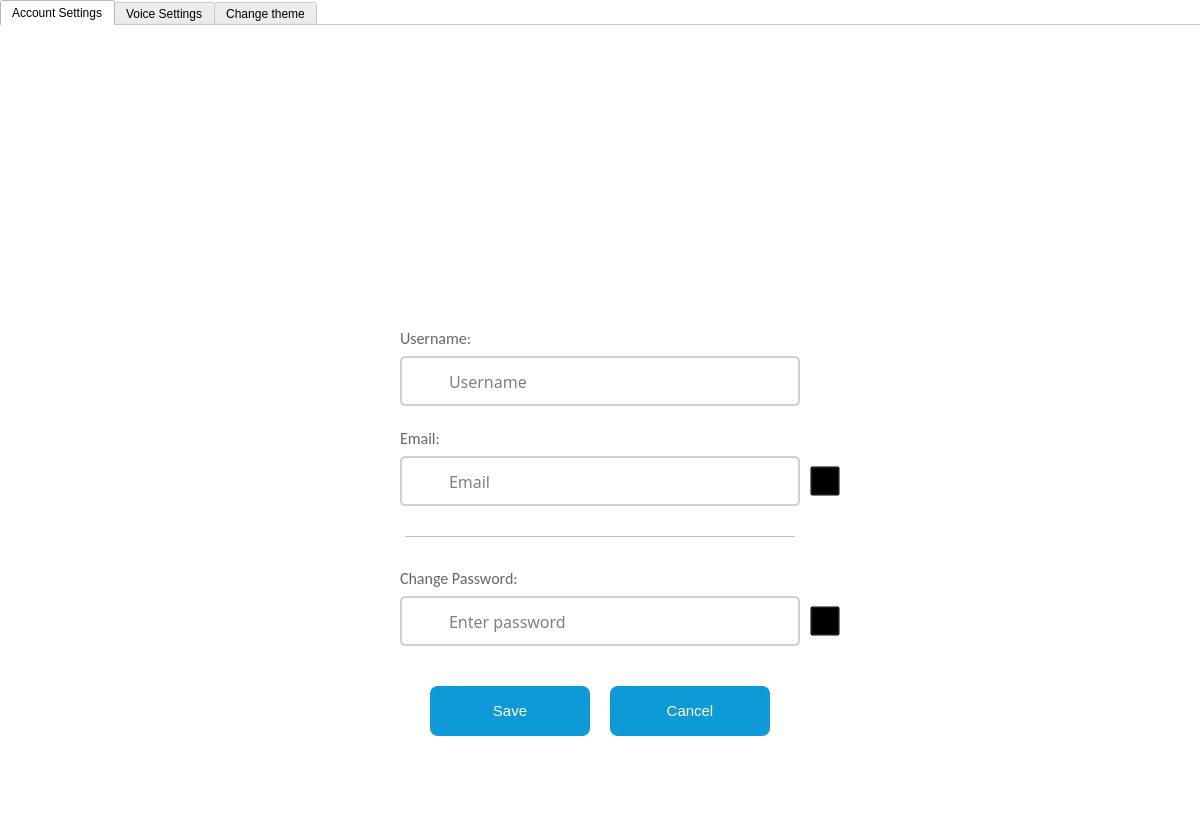
<?xml version="1.0" encoding="UTF-8"?>
<ui version="4.0">
 <class>MainWindow</class>
 <widget class="QMainWindow" name="MainWindow">
  <property name="geometry">
   <rect>
    <x>0</x>
    <y>0</y>
    <width>1200</width>
    <height>840</height>
   </rect>
  </property>
  <property name="windowTitle">
   <string>MainWindow</string>
  </property>
  <property name="styleSheet">
   <string notr="true">MainWindow {
        
	background-image: url(:/themes/1.png);
}

</string>
  </property>
  <widget class="QWidget" name="centralwidget">
   <widget class="QPushButton" name="profileButton">
    <property name="geometry">
     <rect>
      <x>1080</x>
      <y>40</y>
      <width>80</width>
      <height>80</height>
     </rect>
    </property>
    <property name="font">
     <font>
      <family>MS Sans Serif</family>
      <pointsize>11</pointsize>
      <weight>50</weight>
      <bold>false</bold>
     </font>
    </property>
    <property name="cursor">
     <cursorShape>PointingHandCursor</cursorShape>
    </property>
    <property name="styleSheet">
     <string notr="true">QPushButton{
border-radius: 40px;
border-image: url(:/images/defaultProfilePic.png) 0 0 0 0 stretch stretch; 
}

</string>
    </property>
    <property name="text">
     <string/>
    </property>
    <property name="autoDefault">
     <bool>true</bool>
    </property>
    <property name="default">
     <bool>false</bool>
    </property>
   </widget>
   <widget class="QLabel" name="label">
    <property name="geometry">
     <rect>
      <x>1077</x>
      <y>37</y>
      <width>86</width>
      <height>86</height>
     </rect>
    </property>
    <property name="styleSheet">
     <string notr="true">border: 4px solid white;
border-radius: 40px;</string>
    </property>
    <property name="text">
     <string/>
    </property>
   </widget>
   <widget class="QTabWidget" name="tabWidget">
    <property name="geometry">
     <rect>
      <x>0</x>
      <y>0</y>
      <width>1201</width>
      <height>841</height>
     </rect>
    </property>
    <property name="styleSheet">
     <string notr="true">background-color: rgb(255, 255, 255);</string>
    </property>
    <property name="tabPosition">
     <enum>QTabWidget::North</enum>
    </property>
    <property name="currentIndex">
     <number>0</number>
    </property>
    <property name="elideMode">
     <enum>Qt::ElideNone</enum>
    </property>
    <property name="documentMode">
     <bool>true</bool>
    </property>
    <property name="tabsClosable">
     <bool>false</bool>
    </property>
    <property name="movable">
     <bool>false</bool>
    </property>
    <property name="tabBarAutoHide">
     <bool>false</bool>
    </property>
    <widget class="QWidget" name="account_settings">
     <attribute name="title">
      <string>Account Settings</string>
     </attribute>
     <widget class="QPushButton" name="editProfilePhotoButton">
      <property name="geometry">
       <rect>
        <x>525</x>
        <y>80</y>
        <width>150</width>
        <height>150</height>
       </rect>
      </property>
      <property name="font">
       <font>
        <family>MS Sans Serif</family>
        <pointsize>11</pointsize>
        <weight>50</weight>
        <bold>false</bold>
       </font>
      </property>
      <property name="cursor">
       <cursorShape>PointingHandCursor</cursorShape>
      </property>
      <property name="styleSheet">
       <string notr="true">QPushButton{
border-radius: 75px;
border-image: url(:/images/defaultProfilePic.png) 0 0 0 0 stretch stretch; 
}

</string>
      </property>
      <property name="text">
       <string/>
      </property>
      <property name="autoDefault">
       <bool>true</bool>
      </property>
      <property name="default">
       <bool>false</bool>
      </property>
     </widget>
     <widget class="QLabel" name="photoBorder">
      <property name="geometry">
       <rect>
        <x>522</x>
        <y>77</y>
        <width>156</width>
        <height>156</height>
       </rect>
      </property>
      <property name="styleSheet">
       <string notr="true">border: 6px solid rgb(255, 255, 255);
border-radius: 75px;</string>
      </property>
      <property name="text">
       <string/>
      </property>
     </widget>
     <widget class="QLineEdit" name="inputUsername">
      <property name="enabled">
       <bool>false</bool>
      </property>
      <property name="geometry">
       <rect>
        <x>400</x>
        <y>330</y>
        <width>400</width>
        <height>50</height>
       </rect>
      </property>
      <property name="font">
       <font>
        <family>Calibri Light</family>
        <pointsize>12</pointsize>
       </font>
      </property>
      <property name="contextMenuPolicy">
       <enum>Qt::DefaultContextMenu</enum>
      </property>
      <property name="styleSheet">
       <string notr="true">QLineEdit{
color: black; 
background: #00000000;
border: 2px solid  rgb(208, 208, 208);
border-radius: 5;
padding-left: 45px;
}

QLineEdit:focus{
border: 2px solid #0d9ad6;
}

QLineEdit:hover{
border: 2px solid #0d9ad6;
}</string>
      </property>
      <property name="text">
       <string/>
      </property>
      <property name="echoMode">
       <enum>QLineEdit::Normal</enum>
      </property>
      <property name="placeholderText">
       <string>Username</string>
      </property>
     </widget>
     <widget class="QLabel" name="user_icon">
      <property name="geometry">
       <rect>
        <x>410</x>
        <y>340</y>
        <width>30</width>
        <height>30</height>
       </rect>
      </property>
      <property name="text">
       <string/>
      </property>
      <property name="textFormat">
       <enum>Qt::RichText</enum>
      </property>
      <property name="pixmap">
       <pixmap resource="image.qrc">:/images/user-icon.png</pixmap>
      </property>
      <property name="scaledContents">
       <bool>true</bool>
      </property>
     </widget>
     <widget class="QLineEdit" name="inputEmail">
      <property name="enabled">
       <bool>false</bool>
      </property>
      <property name="geometry">
       <rect>
        <x>400</x>
        <y>430</y>
        <width>400</width>
        <height>50</height>
       </rect>
      </property>
      <property name="font">
       <font>
        <family>Calibri Light</family>
        <pointsize>12</pointsize>
       </font>
      </property>
      <property name="contextMenuPolicy">
       <enum>Qt::DefaultContextMenu</enum>
      </property>
      <property name="styleSheet">
       <string notr="true">QLineEdit{
color: black; 
background: #00000000;
border: 2px solid  rgb(208, 208, 208);
border-radius: 5;
padding-left: 45px;
}

QLineEdit:focus{
border: 2px solid #0d9ad6;
}

QLineEdit:hover{
border: 2px solid #0d9ad6;
}</string>
      </property>
      <property name="text">
       <string/>
      </property>
      <property name="placeholderText">
       <string>Email</string>
      </property>
     </widget>
     <widget class="QLabel" name="email_icon">
      <property name="geometry">
       <rect>
        <x>410</x>
        <y>440</y>
        <width>30</width>
        <height>30</height>
       </rect>
      </property>
      <property name="text">
       <string/>
      </property>
      <property name="textFormat">
       <enum>Qt::RichText</enum>
      </property>
      <property name="pixmap">
       <pixmap resource="image.qrc">:/images/email-icon2.jpg</pixmap>
      </property>
      <property name="scaledContents">
       <bool>true</bool>
      </property>
     </widget>
     <widget class="QLineEdit" name="inputPassword">
      <property name="enabled">
       <bool>false</bool>
      </property>
      <property name="geometry">
       <rect>
        <x>400</x>
        <y>570</y>
        <width>400</width>
        <height>50</height>
       </rect>
      </property>
      <property name="font">
       <font>
        <family>Calibri Light</family>
        <pointsize>12</pointsize>
       </font>
      </property>
      <property name="contextMenuPolicy">
       <enum>Qt::DefaultContextMenu</enum>
      </property>
      <property name="styleSheet">
       <string notr="true">QLineEdit{
color: black; 
background: #00000000;
border: 2px solid  rgb(208, 208, 208);
border-radius: 5;
padding-left: 45px;
}

QLineEdit:focus{
border: 2px solid #0d9ad6;
}

QLineEdit:hover{
border: 2px solid #0d9ad6;
}</string>
      </property>
      <property name="inputMethodHints">
       <set>Qt::ImhHiddenText|Qt::ImhNoAutoUppercase|Qt::ImhNoPredictiveText|Qt::ImhSensitiveData</set>
      </property>
      <property name="text">
       <string/>
      </property>
      <property name="echoMode">
       <enum>QLineEdit::Password</enum>
      </property>
      <property name="placeholderText">
       <string>Enter password</string>
      </property>
     </widget>
     <widget class="QLabel" name="password_icon">
      <property name="geometry">
       <rect>
        <x>410</x>
        <y>580</y>
        <width>30</width>
        <height>30</height>
       </rect>
      </property>
      <property name="text">
       <string/>
      </property>
      <property name="textFormat">
       <enum>Qt::RichText</enum>
      </property>
      <property name="pixmap">
       <pixmap resource="image.qrc">:/images/password-icon2.png</pixmap>
      </property>
      <property name="scaledContents">
       <bool>true</bool>
      </property>
     </widget>
     <widget class="QPushButton" name="editPasswordButton">
      <property name="geometry">
       <rect>
        <x>810</x>
        <y>580</y>
        <width>30</width>
        <height>30</height>
       </rect>
      </property>
      <property name="font">
       <font>
        <family>MS Sans Serif</family>
        <pointsize>11</pointsize>
        <weight>50</weight>
        <bold>false</bold>
       </font>
      </property>
      <property name="cursor">
       <cursorShape>PointingHandCursor</cursorShape>
      </property>
      <property name="styleSheet">
       <string notr="true">QPushButton{
border-image: url(:/images/pencil-icon.png) 0 0 0 0 stretch stretch; 
background-color: #00000000
}

</string>
      </property>
      <property name="text">
       <string/>
      </property>
      <property name="autoDefault">
       <bool>true</bool>
      </property>
      <property name="default">
       <bool>false</bool>
      </property>
     </widget>
     <widget class="QPushButton" name="editEmailButton">
      <property name="geometry">
       <rect>
        <x>810</x>
        <y>440</y>
        <width>30</width>
        <height>30</height>
       </rect>
      </property>
      <property name="font">
       <font>
        <family>MS Sans Serif</family>
        <pointsize>11</pointsize>
        <weight>50</weight>
        <bold>false</bold>
       </font>
      </property>
      <property name="cursor">
       <cursorShape>PointingHandCursor</cursorShape>
      </property>
      <property name="styleSheet">
       <string notr="true">QPushButton{
border-image: url(:/images/pencil-icon.png) 0 0 0 0 stretch stretch; 
background-color: #00000000
}

</string>
      </property>
      <property name="text">
       <string/>
      </property>
      <property name="autoDefault">
       <bool>true</bool>
      </property>
      <property name="default">
       <bool>false</bool>
      </property>
     </widget>
     <widget class="QLabel" name="usernameLabel">
      <property name="geometry">
       <rect>
        <x>400</x>
        <y>300</y>
        <width>211</width>
        <height>25</height>
       </rect>
      </property>
      <property name="font">
       <font>
        <family>Calibri</family>
        <pointsize>12</pointsize>
        <weight>50</weight>
        <italic>false</italic>
        <bold>false</bold>
       </font>
      </property>
      <property name="styleSheet">
       <string notr="true">color: rgb(102, 102, 102); background: none;</string>
      </property>
      <property name="frameShape">
       <enum>QFrame::NoFrame</enum>
      </property>
      <property name="frameShadow">
       <enum>QFrame::Plain</enum>
      </property>
      <property name="text">
       <string>Username:</string>
      </property>
      <property name="wordWrap">
       <bool>false</bool>
      </property>
     </widget>
     <widget class="Line" name="line">
      <property name="geometry">
       <rect>
        <x>405</x>
        <y>510</y>
        <width>390</width>
        <height>1</height>
       </rect>
      </property>
      <property name="autoFillBackground">
       <bool>false</bool>
      </property>
      <property name="styleSheet">
       <string notr="true">color: rgb(191, 191, 191);</string>
      </property>
      <property name="frameShadow">
       <enum>QFrame::Plain</enum>
      </property>
      <property name="lineWidth">
       <number>1</number>
      </property>
      <property name="orientation">
       <enum>Qt::Horizontal</enum>
      </property>
     </widget>
     <widget class="QLabel" name="emailLabel">
      <property name="geometry">
       <rect>
        <x>400</x>
        <y>400</y>
        <width>211</width>
        <height>25</height>
       </rect>
      </property>
      <property name="font">
       <font>
        <family>Calibri</family>
        <pointsize>12</pointsize>
        <weight>50</weight>
        <italic>false</italic>
        <bold>false</bold>
       </font>
      </property>
      <property name="styleSheet">
       <string notr="true">color: rgb(102, 102, 102); background: none;</string>
      </property>
      <property name="frameShape">
       <enum>QFrame::NoFrame</enum>
      </property>
      <property name="frameShadow">
       <enum>QFrame::Plain</enum>
      </property>
      <property name="text">
       <string>Email:</string>
      </property>
      <property name="wordWrap">
       <bool>false</bool>
      </property>
     </widget>
     <widget class="QLabel" name="passwordLabel">
      <property name="geometry">
       <rect>
        <x>400</x>
        <y>540</y>
        <width>211</width>
        <height>25</height>
       </rect>
      </property>
      <property name="font">
       <font>
        <family>Calibri</family>
        <pointsize>12</pointsize>
        <weight>50</weight>
        <italic>false</italic>
        <bold>false</bold>
       </font>
      </property>
      <property name="styleSheet">
       <string notr="true">color: rgb(102, 102, 102); background: none;</string>
      </property>
      <property name="frameShape">
       <enum>QFrame::NoFrame</enum>
      </property>
      <property name="frameShadow">
       <enum>QFrame::Plain</enum>
      </property>
      <property name="text">
       <string>Change Password:</string>
      </property>
      <property name="wordWrap">
       <bool>false</bool>
      </property>
     </widget>
     <widget class="QPushButton" name="cancelButton">
      <property name="geometry">
       <rect>
        <x>610</x>
        <y>660</y>
        <width>160</width>
        <height>50</height>
       </rect>
      </property>
      <property name="font">
       <font>
        <family>MS Sans Serif</family>
        <pointsize>11</pointsize>
        <weight>50</weight>
        <bold>false</bold>
       </font>
      </property>
      <property name="cursor">
       <cursorShape>PointingHandCursor</cursorShape>
      </property>
      <property name="styleSheet">
       <string notr="true">background: #0d9ad6; color: white; border-radius: 8;</string>
      </property>
      <property name="text">
       <string>Cancel</string>
      </property>
     </widget>
     <widget class="QPushButton" name="saveAccountButton">
      <property name="geometry">
       <rect>
        <x>430</x>
        <y>660</y>
        <width>160</width>
        <height>50</height>
       </rect>
      </property>
      <property name="font">
       <font>
        <family>MS Sans Serif</family>
        <pointsize>11</pointsize>
        <weight>50</weight>
        <bold>false</bold>
       </font>
      </property>
      <property name="cursor">
       <cursorShape>PointingHandCursor</cursorShape>
      </property>
      <property name="styleSheet">
       <string notr="true">background: #0d9ad6; color: white; border-radius: 8;</string>
      </property>
      <property name="text">
       <string>Save</string>
      </property>
     </widget>
     <zorder>photoBorder</zorder>
     <zorder>editProfilePhotoButton</zorder>
     <zorder>inputUsername</zorder>
     <zorder>user_icon</zorder>
     <zorder>inputEmail</zorder>
     <zorder>email_icon</zorder>
     <zorder>inputPassword</zorder>
     <zorder>password_icon</zorder>
     <zorder>editPasswordButton</zorder>
     <zorder>editEmailButton</zorder>
     <zorder>usernameLabel</zorder>
     <zorder>line</zorder>
     <zorder>emailLabel</zorder>
     <zorder>passwordLabel</zorder>
     <zorder>cancelButton</zorder>
     <zorder>saveAccountButton</zorder>
    </widget>
    <widget class="QWidget" name="tab_2">
     <attribute name="title">
      <string>Voice Settings</string>
     </attribute>
     <widget class="QLabel" name="edithLabel">
      <property name="geometry">
       <rect>
        <x>400</x>
        <y>120</y>
        <width>400</width>
        <height>100</height>
       </rect>
      </property>
      <property name="font">
       <font>
        <family>Bradley Hand ITC</family>
        <pointsize>48</pointsize>
       </font>
      </property>
      <property name="styleSheet">
       <string notr="true">background: none;</string>
      </property>
      <property name="frameShape">
       <enum>QFrame::NoFrame</enum>
      </property>
      <property name="frameShadow">
       <enum>QFrame::Plain</enum>
      </property>
      <property name="text">
       <string>E.D.I.T.H.</string>
      </property>
      <property name="alignment">
       <set>Qt::AlignCenter</set>
      </property>
      <property name="wordWrap">
       <bool>false</bool>
      </property>
     </widget>
     <widget class="QLabel" name="selectLabel_2">
      <property name="geometry">
       <rect>
        <x>470</x>
        <y>260</y>
        <width>250</width>
        <height>40</height>
       </rect>
      </property>
      <property name="font">
       <font>
        <family>Calibri Light</family>
        <pointsize>14</pointsize>
       </font>
      </property>
      <property name="mouseTracking">
       <bool>true</bool>
      </property>
      <property name="focusPolicy">
       <enum>Qt::TabFocus</enum>
      </property>
      <property name="contextMenuPolicy">
       <enum>Qt::DefaultContextMenu</enum>
      </property>
      <property name="acceptDrops">
       <bool>false</bool>
      </property>
      <property name="layoutDirection">
       <enum>Qt::LeftToRight</enum>
      </property>
      <property name="autoFillBackground">
       <bool>false</bool>
      </property>
      <property name="styleSheet">
       <string notr="true">background: none;</string>
      </property>
      <property name="frameShape">
       <enum>QFrame::NoFrame</enum>
      </property>
      <property name="frameShadow">
       <enum>QFrame::Plain</enum>
      </property>
      <property name="text">
       <string>Click to play!</string>
      </property>
      <property name="textFormat">
       <enum>Qt::RichText</enum>
      </property>
      <property name="alignment">
       <set>Qt::AlignCenter</set>
      </property>
      <property name="wordWrap">
       <bool>true</bool>
      </property>
     </widget>
     <widget class="QPushButton" name="playButton">
      <property name="geometry">
       <rect>
        <x>530</x>
        <y>310</y>
        <width>125</width>
        <height>125</height>
       </rect>
      </property>
      <property name="font">
       <font>
        <family>MS Sans Serif</family>
        <pointsize>11</pointsize>
        <weight>50</weight>
        <bold>false</bold>
       </font>
      </property>
      <property name="cursor">
       <cursorShape>PointingHandCursor</cursorShape>
      </property>
      <property name="styleSheet">
       <string notr="true">border:none;
border-radius: 62px;
background-color: rgb(218, 234, 244);
border-image: url(:/images/speaker-icon.png) 0 0 0 0 stretch stretch;
padding:20px;

</string>
      </property>
      <property name="text">
       <string/>
      </property>
      <property name="autoDefault">
       <bool>true</bool>
      </property>
      <property name="default">
       <bool>false</bool>
      </property>
     </widget>
     <widget class="QRadioButton" name="radioButtonF">
      <property name="geometry">
       <rect>
        <x>630</x>
        <y>520</y>
        <width>100</width>
        <height>40</height>
       </rect>
      </property>
      <property name="font">
       <font>
        <family>Calibri Light</family>
        <pointsize>14</pointsize>
       </font>
      </property>
      <property name="cursor">
       <cursorShape>PointingHandCursor</cursorShape>
      </property>
      <property name="layoutDirection">
       <enum>Qt::LeftToRight</enum>
      </property>
      <property name="styleSheet">
       <string notr="true">background-color: none;</string>
      </property>
      <property name="text">
       <string>Female</string>
      </property>
     </widget>
     <widget class="QRadioButton" name="radioButtonM">
      <property name="geometry">
       <rect>
        <x>480</x>
        <y>520</y>
        <width>100</width>
        <height>40</height>
       </rect>
      </property>
      <property name="font">
       <font>
        <family>Calibri Light</family>
        <pointsize>14</pointsize>
       </font>
      </property>
      <property name="cursor">
       <cursorShape>PointingHandCursor</cursorShape>
      </property>
      <property name="styleSheet">
       <string notr="true">background-color: none;</string>
      </property>
      <property name="text">
       <string>Male</string>
      </property>
     </widget>
     <widget class="QLabel" name="selectLabel">
      <property name="geometry">
       <rect>
        <x>430</x>
        <y>470</y>
        <width>340</width>
        <height>40</height>
       </rect>
      </property>
      <property name="font">
       <font>
        <family>Calibri Light</family>
        <pointsize>14</pointsize>
       </font>
      </property>
      <property name="mouseTracking">
       <bool>true</bool>
      </property>
      <property name="focusPolicy">
       <enum>Qt::TabFocus</enum>
      </property>
      <property name="contextMenuPolicy">
       <enum>Qt::DefaultContextMenu</enum>
      </property>
      <property name="acceptDrops">
       <bool>false</bool>
      </property>
      <property name="layoutDirection">
       <enum>Qt::LeftToRight</enum>
      </property>
      <property name="autoFillBackground">
       <bool>false</bool>
      </property>
      <property name="styleSheet">
       <string notr="true">background: none;</string>
      </property>
      <property name="frameShape">
       <enum>QFrame::NoFrame</enum>
      </property>
      <property name="frameShadow">
       <enum>QFrame::Plain</enum>
      </property>
      <property name="text">
       <string>Select your Assistant's voice</string>
      </property>
      <property name="textFormat">
       <enum>Qt::RichText</enum>
      </property>
      <property name="alignment">
       <set>Qt::AlignCenter</set>
      </property>
      <property name="wordWrap">
       <bool>true</bool>
      </property>
     </widget>
     <widget class="QLabel" name="addressLabel">
      <property name="geometry">
       <rect>
        <x>420</x>
        <y>600</y>
        <width>400</width>
        <height>40</height>
       </rect>
      </property>
      <property name="font">
       <font>
        <family>Calibri Light</family>
        <pointsize>14</pointsize>
       </font>
      </property>
      <property name="mouseTracking">
       <bool>true</bool>
      </property>
      <property name="focusPolicy">
       <enum>Qt::TabFocus</enum>
      </property>
      <property name="contextMenuPolicy">
       <enum>Qt::DefaultContextMenu</enum>
      </property>
      <property name="acceptDrops">
       <bool>false</bool>
      </property>
      <property name="layoutDirection">
       <enum>Qt::LeftToRight</enum>
      </property>
      <property name="autoFillBackground">
       <bool>false</bool>
      </property>
      <property name="styleSheet">
       <string notr="true">background: none;</string>
      </property>
      <property name="frameShape">
       <enum>QFrame::NoFrame</enum>
      </property>
      <property name="frameShadow">
       <enum>QFrame::Plain</enum>
      </property>
      <property name="text">
       <string>How do you want to be addressed?</string>
      </property>
      <property name="textFormat">
       <enum>Qt::RichText</enum>
      </property>
      <property name="alignment">
       <set>Qt::AlignLeading|Qt::AlignLeft|Qt::AlignVCenter</set>
      </property>
      <property name="wordWrap">
       <bool>true</bool>
      </property>
     </widget>
     <widget class="QPushButton" name="savePreferenceButton">
      <property name="geometry">
       <rect>
        <x>400</x>
        <y>720</y>
        <width>400</width>
        <height>50</height>
       </rect>
      </property>
      <property name="font">
       <font>
        <family>MS Sans Serif</family>
        <pointsize>11</pointsize>
        <weight>50</weight>
        <bold>false</bold>
       </font>
      </property>
      <property name="cursor">
       <cursorShape>PointingHandCursor</cursorShape>
      </property>
      <property name="styleSheet">
       <string notr="true">background: #0d9ad6; color: white; border-radius: 8;</string>
      </property>
      <property name="text">
       <string>Save</string>
      </property>
     </widget>
     <widget class="QComboBox" name="comboBox">
      <property name="geometry">
       <rect>
        <x>400</x>
        <y>640</y>
        <width>400</width>
        <height>40</height>
       </rect>
      </property>
      <property name="font">
       <font>
        <family>Calibri Light</family>
        <pointsize>12</pointsize>
       </font>
      </property>
      <property name="cursor">
       <cursorShape>PointingHandCursor</cursorShape>
      </property>
      <property name="styleSheet">
       <string notr="true">QComboBox{
background-color: rgb(25, 25, 25);
color: white; 
border: 1px solid #ffffff;
border-radius: 4;
padding-left: 10px;
}

QComboBox:hover{
border: 2px solid #0d9ad6;
}

QComboBox QAbstractItemView {
background-color: rgb(25, 25, 25);
border: 2px solid #0d9ad6;
outline: none;
color: white;
selection-background-color: #0d9ad6;
}</string>
      </property>
      <property name="editable">
       <bool>false</bool>
      </property>
      <item>
       <property name="text">
        <string>Sir</string>
       </property>
      </item>
      <item>
       <property name="text">
        <string>Ma'am</string>
       </property>
      </item>
      <item>
       <property name="text">
        <string>Boss</string>
       </property>
      </item>
     </widget>
    </widget>
    <widget class="QWidget" name="tab">
     <attribute name="title">
      <string>Change theme</string>
     </attribute>
     <widget class="QPushButton" name="saveThemeButton">
      <property name="geometry">
       <rect>
        <x>400</x>
        <y>520</y>
        <width>400</width>
        <height>50</height>
       </rect>
      </property>
      <property name="font">
       <font>
        <family>MS Sans Serif</family>
        <pointsize>11</pointsize>
        <weight>50</weight>
        <bold>false</bold>
       </font>
      </property>
      <property name="cursor">
       <cursorShape>PointingHandCursor</cursorShape>
      </property>
      <property name="styleSheet">
       <string notr="true">background: #0d9ad6; color: white; border-radius: 8;</string>
      </property>
      <property name="text">
       <string>Save</string>
      </property>
     </widget>
     <widget class="QRadioButton" name="radioButtonT0">
      <property name="geometry">
       <rect>
        <x>150</x>
        <y>90</y>
        <width>250</width>
        <height>180</height>
       </rect>
      </property>
      <property name="cursor">
       <cursorShape>PointingHandCursor</cursorShape>
      </property>
      <property name="layoutDirection">
       <enum>Qt::LeftToRight</enum>
      </property>
      <property name="autoFillBackground">
       <bool>false</bool>
      </property>
      <property name="text">
       <string/>
      </property>
      <property name="icon">
       <iconset resource="theme.qrc">
        <normaloff>:/themes/0.png</normaloff>:/themes/0.png</iconset>
      </property>
      <property name="iconSize">
       <size>
        <width>200</width>
        <height>200</height>
       </size>
      </property>
     </widget>
     <widget class="QRadioButton" name="radioButtonT1">
      <property name="geometry">
       <rect>
        <x>440</x>
        <y>90</y>
        <width>250</width>
        <height>180</height>
       </rect>
      </property>
      <property name="text">
       <string/>
      </property>
      <property name="icon">
       <iconset resource="theme.qrc">
        <normaloff>:/themes/1.png</normaloff>:/themes/1.png</iconset>
      </property>
      <property name="iconSize">
       <size>
        <width>200</width>
        <height>200</height>
       </size>
      </property>
     </widget>
     <widget class="QRadioButton" name="radioButtonT2">
      <property name="geometry">
       <rect>
        <x>720</x>
        <y>90</y>
        <width>250</width>
        <height>180</height>
       </rect>
      </property>
      <property name="text">
       <string/>
      </property>
      <property name="icon">
       <iconset resource="theme.qrc">
        <normaloff>:/themes/2.png</normaloff>:/themes/2.png</iconset>
      </property>
      <property name="iconSize">
       <size>
        <width>200</width>
        <height>200</height>
       </size>
      </property>
     </widget>
    </widget>
   </widget>
   <widget class="QWidget" name="optionsWidget" native="true">
    <property name="geometry">
     <rect>
      <x>1010</x>
      <y>150</y>
      <width>150</width>
      <height>90</height>
     </rect>
    </property>
    <property name="styleSheet">
     <string notr="true"/>
    </property>
    <widget class="QPushButton" name="logoutButton">
     <property name="geometry">
      <rect>
       <x>0</x>
       <y>45</y>
       <width>150</width>
       <height>45</height>
      </rect>
     </property>
     <property name="font">
      <font>
       <family>Candara</family>
       <pointsize>10</pointsize>
       <weight>50</weight>
       <bold>false</bold>
      </font>
     </property>
     <property name="cursor">
      <cursorShape>PointingHandCursor</cursorShape>
     </property>
     <property name="styleSheet">
      <string notr="true">background-color: rgb(255, 255, 255);
color: rgb(48, 48, 48);
padding: 10px;</string>
     </property>
     <property name="text">
      <string>Logout</string>
     </property>
    </widget>
    <widget class="QPushButton" name="settingsButton">
     <property name="geometry">
      <rect>
       <x>0</x>
       <y>0</y>
       <width>150</width>
       <height>45</height>
      </rect>
     </property>
     <property name="font">
      <font>
       <family>Candara</family>
       <pointsize>10</pointsize>
       <weight>50</weight>
       <bold>false</bold>
      </font>
     </property>
     <property name="cursor">
      <cursorShape>PointingHandCursor</cursorShape>
     </property>
     <property name="styleSheet">
      <string notr="true">background-color: rgb(255, 255, 255);
color: rgb(48, 48, 48);
padding: 10px;</string>
     </property>
     <property name="text">
      <string>Settings</string>
     </property>
    </widget>
   </widget>
   <widget class="QLabel" name="micLabel">
    <property name="geometry">
     <rect>
      <x>375</x>
      <y>100</y>
      <width>450</width>
      <height>650</height>
     </rect>
    </property>
    <property name="styleSheet">
     <string notr="true">background-color: rgb(255, 255, 255);</string>
    </property>
    <property name="text">
     <string/>
    </property>
    <property name="alignment">
     <set>Qt::AlignCenter</set>
    </property>
   </widget>
   <widget class="QLabel" name="background">
    <property name="geometry">
     <rect>
      <x>0</x>
      <y>0</y>
      <width>1200</width>
      <height>840</height>
     </rect>
    </property>
    <property name="styleSheet">
     <string notr="true"/>
    </property>
    <property name="text">
     <string/>
    </property>
   </widget>
   <zorder>background</zorder>
   <zorder>micLabel</zorder>
   <zorder>label</zorder>
   <zorder>profileButton</zorder>
   <zorder>optionsWidget</zorder>
   <zorder>tabWidget</zorder>
  </widget>
  <action name="actionAccount_Settings">
   <property name="text">
    <string>Account Settings</string>
   </property>
  </action>
  <action name="actionVoice_Settings">
   <property name="text">
    <string>Voice Settings</string>
   </property>
  </action>
  <action name="actionChange_theme">
   <property name="text">
    <string>Change theme</string>
   </property>
  </action>
 </widget>
 <resources>
  <include location="image.qrc"/>
  <include location="theme.qrc"/>
 </resources>
 <connections/>
</ui>
